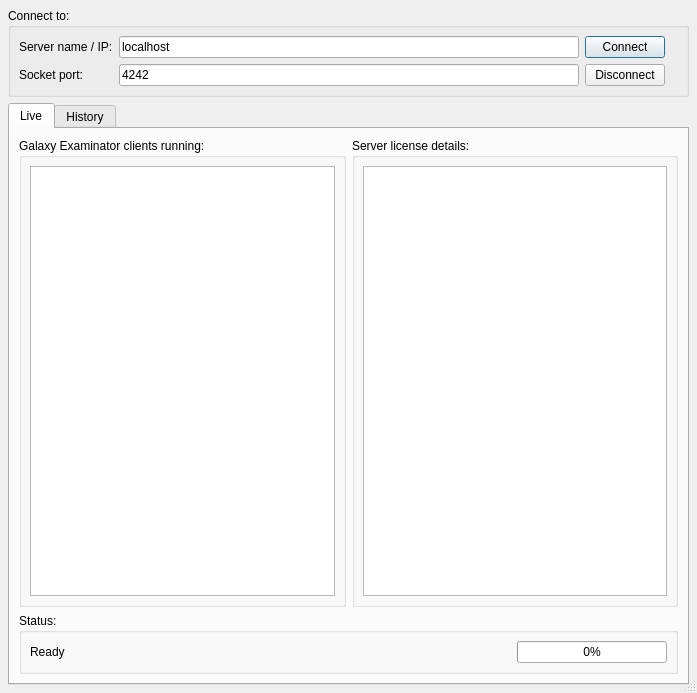
<ui version="4.0" >
 <class>LicenseStatusDialogBase</class>
 <widget class="QDialog" name="LicenseStatusDialogBase" >
  <property name="enabled" >
   <bool>true</bool>
  </property>
  <property name="geometry" >
   <rect>
    <x>0</x>
    <y>0</y>
    <width>697</width>
    <height>693</height>
   </rect>
  </property>
  <property name="windowTitle" >
   <string>GEX Licenses Status</string>
  </property>
  <property name="windowIcon" >
   <iconset resource="gex_ls.qrc" >
    <normaloff>:/gex_ls/images/resources/galaxy_icon.png</normaloff>:/gex_ls/images/resources/galaxy_icon.png</iconset>
  </property>
  <property name="sizeGripEnabled" >
   <bool>true</bool>
  </property>
  <property name="modal" >
   <bool>false</bool>
  </property>
  <layout class="QVBoxLayout" >
   <property name="spacing" >
    <number>6</number>
   </property>
   <property name="margin" >
    <number>8</number>
   </property>
   <item>
    <widget class="QGroupBox" name="GroupBox2" >
     <property name="title" >
      <string>Connect to:</string>
     </property>
     <layout class="QGridLayout" name="gridLayout_1" >
      <property name="margin" >
       <number>8</number>
      </property>
      <property name="spacing" >
       <number>6</number>
      </property>
      <item row="0" column="2" >
       <widget class="QPushButton" name="buttonConnect" >
        <property name="toolTip" >
         <string>Click this button to establish the connection with specified GEX-LM server</string>
        </property>
        <property name="text" >
         <string>Connect</string>
        </property>
       </widget>
      </item>
      <item row="1" column="0" >
       <widget class="QLabel" name="TextLabelSocketPort" >
        <property name="text" >
         <string>Socket port:</string>
        </property>
       </widget>
      </item>
      <item row="0" column="1" >
       <widget class="QLineEdit" name="LineEditServerName" >
        <property name="toolTip" >
         <string>Specify the server name or IP address of a GEX-LM server</string>
        </property>
        <property name="text" >
         <string>localhost</string>
        </property>
       </widget>
      </item>
      <item row="0" column="0" >
       <widget class="QLabel" name="TextLabelServerName" >
        <property name="text" >
         <string>Server name / IP:</string>
        </property>
       </widget>
      </item>
      <item row="0" column="3" >
       <widget class="QLabel" name="TextLabelLogo" >
        <property name="text" >
         <string/>
        </property>
        <property name="pixmap" >
         <pixmap resource="gex_ls.qrc" >:/gex_ls/images/resources/galaxy_logo.png</pixmap>
        </property>
       </widget>
      </item>
      <item row="1" column="1" >
       <widget class="QLineEdit" name="LineEditSocketPort" >
        <property name="toolTip" >
         <string>Specify the socket port# to use</string>
        </property>
        <property name="text" >
         <string>4242</string>
        </property>
       </widget>
      </item>
      <item row="1" column="2" >
       <widget class="QPushButton" name="buttonDisconnect" >
        <property name="toolTip" >
         <string>Click this button to disconnect from GEX-LM server</string>
        </property>
        <property name="text" >
         <string>Disconnect</string>
        </property>
       </widget>
      </item>
     </layout>
    </widget>
   </item>
   <item>
    <widget class="QSplitter" name="splitter" >
     <property name="sizePolicy" >
      <sizepolicy vsizetype="Expanding" hsizetype="Expanding" >
       <horstretch>0</horstretch>
       <verstretch>0</verstretch>
      </sizepolicy>
     </property>
     <property name="orientation" >
      <enum>Qt::Horizontal</enum>
     </property>
     <widget class="QTabWidget" name="tabWidgetStatus" >
      <property name="autoFillBackground" >
       <bool>false</bool>
      </property>
      <property name="currentIndex" >
       <number>0</number>
      </property>
      <widget class="QWidget" name="tab" >
       <attribute name="title" >
        <string>Live</string>
       </attribute>
       <layout class="QGridLayout" name="gridLayout" >
        <item row="0" column="0" >
         <widget class="QGroupBox" name="GroupBox4" >
          <property name="title" >
           <string>Galaxy Examinator clients running:</string>
          </property>
          <layout class="QVBoxLayout" name="_3" >
           <property name="spacing" >
            <number>6</number>
           </property>
           <property name="margin" >
            <number>8</number>
           </property>
           <item>
            <widget class="QTreeWidget" name="TreeWidgetClientsList" >
             <property name="columnCount" >
              <number>0</number>
             </property>
            </widget>
           </item>
          </layout>
         </widget>
        </item>
        <item row="0" column="1" >
         <widget class="QGroupBox" name="GroupBox3" >
          <property name="title" >
           <string>Server license details:</string>
          </property>
          <layout class="QVBoxLayout" name="_2" >
           <property name="spacing" >
            <number>6</number>
           </property>
           <property name="margin" >
            <number>8</number>
           </property>
           <item>
            <widget class="QTreeWidget" name="TreeWidgetLicenseDetails" >
             <property name="columnCount" >
              <number>0</number>
             </property>
            </widget>
           </item>
          </layout>
         </widget>
        </item>
        <item row="1" column="0" colspan="2" >
         <widget class="QGroupBox" name="GroupBox1" >
          <property name="title" >
           <string>Status:</string>
          </property>
          <layout class="QHBoxLayout" name="_4" >
           <property name="spacing" >
            <number>6</number>
           </property>
           <property name="margin" >
            <number>8</number>
           </property>
           <item>
            <widget class="QLabel" name="TextLabelStatus" >
             <property name="text" >
              <string>Ready</string>
             </property>
            </widget>
           </item>
           <item>
            <widget class="QProgressBar" name="ProgressBar" >
             <property name="sizePolicy" >
              <sizepolicy vsizetype="Fixed" hsizetype="Fixed" >
               <horstretch>0</horstretch>
               <verstretch>0</verstretch>
              </sizepolicy>
             </property>
             <property name="minimumSize" >
              <size>
               <width>150</width>
               <height>0</height>
              </size>
             </property>
             <property name="maximumSize" >
              <size>
               <width>150</width>
               <height>16777215</height>
              </size>
             </property>
             <property name="value" >
              <number>0</number>
             </property>
             <property name="orientation" >
              <enum>Qt::Horizontal</enum>
             </property>
            </widget>
           </item>
          </layout>
         </widget>
        </item>
       </layout>
      </widget>
      <widget class="QWidget" name="tab_2" >
       <attribute name="title" >
        <string>History</string>
       </attribute>
       <layout class="QGridLayout" name="gridLayout_4" >
        <item row="0" column="0" >
         <widget class="QGroupBox" name="groupBoxHistoryParameter" >
          <property name="enabled" >
           <bool>true</bool>
          </property>
          <property name="sizePolicy" >
           <sizepolicy vsizetype="Preferred" hsizetype="Preferred" >
            <horstretch>0</horstretch>
            <verstretch>0</verstretch>
           </sizepolicy>
          </property>
          <property name="title" >
           <string>Filters</string>
          </property>
          <layout class="QGridLayout" name="gridLayout_3" >
           <item row="0" column="0" >
            <layout class="QHBoxLayout" name="horizontalLayout" >
             <item>
              <widget class="QLabel" name="label" >
               <property name="sizePolicy" >
                <sizepolicy vsizetype="Preferred" hsizetype="Fixed" >
                 <horstretch>0</horstretch>
                 <verstretch>0</verstretch>
                </sizepolicy>
               </property>
               <property name="text" >
                <string>From</string>
               </property>
              </widget>
             </item>
             <item>
              <widget class="QDateEdit" name="dateEditBegin" >
               <property name="calendarPopup" >
                <bool>true</bool>
               </property>
              </widget>
             </item>
             <item>
              <widget class="QLabel" name="label_2" >
               <property name="sizePolicy" >
                <sizepolicy vsizetype="Preferred" hsizetype="Fixed" >
                 <horstretch>0</horstretch>
                 <verstretch>0</verstretch>
                </sizepolicy>
               </property>
               <property name="text" >
                <string>To</string>
               </property>
              </widget>
             </item>
             <item>
              <widget class="QDateEdit" name="dateEditEnd" >
               <property name="calendarPopup" >
                <bool>true</bool>
               </property>
              </widget>
             </item>
             <item>
              <spacer name="horizontalSpacer_2" >
               <property name="orientation" >
                <enum>Qt::Horizontal</enum>
               </property>
               <property name="sizeHint" stdset="0" >
                <size>
                 <width>328</width>
                 <height>17</height>
                </size>
               </property>
              </spacer>
             </item>
            </layout>
           </item>
           <item row="1" column="0" >
            <layout class="QHBoxLayout" name="horizontalLayout_2" >
             <item>
              <spacer name="horizontalSpacer" >
               <property name="orientation" >
                <enum>Qt::Horizontal</enum>
               </property>
               <property name="sizeHint" stdset="0" >
                <size>
                 <width>558</width>
                 <height>20</height>
                </size>
               </property>
              </spacer>
             </item>
             <item>
              <widget class="QPushButton" name="buttonFindHistory" >
               <property name="sizePolicy" >
                <sizepolicy vsizetype="Fixed" hsizetype="Fixed" >
                 <horstretch>0</horstretch>
                 <verstretch>0</verstretch>
                </sizepolicy>
               </property>
               <property name="text" >
                <string>Get...</string>
               </property>
              </widget>
             </item>
            </layout>
           </item>
          </layout>
         </widget>
        </item>
        <item row="1" column="0" >
         <widget class="QTabWidget" name="tabWidgetHistory" >
          <property name="currentIndex" >
           <number>0</number>
          </property>
          <widget class="QWidget" name="tab_3" >
           <attribute name="title" >
            <string>Raw data</string>
           </attribute>
           <layout class="QGridLayout" name="gridLayout_2" >
            <item row="0" column="0" >
             <widget class="QTreeWidget" name="TreeWidgetHistory" >
              <property name="columnCount" >
               <number>0</number>
              </property>
             </widget>
            </item>
           </layout>
          </widget>
          <widget class="QWidget" name="tab_4" >
           <attribute name="title" >
            <string>Statistics</string>
           </attribute>
           <layout class="QGridLayout" name="gridLayout_5" >
            <item row="0" column="0" >
             <widget class="QLabel" name="labelReportLocation" >
              <property name="frameShape" >
               <enum>QFrame::NoFrame</enum>
              </property>
              <property name="frameShadow" >
               <enum>QFrame::Plain</enum>
              </property>
              <property name="text" >
               <string>Report location :</string>
              </property>
             </widget>
            </item>
            <item row="0" column="1" >
             <widget class="QLineEdit" name="lineEditReportLocation" >
              <property name="readOnly" >
               <bool>true</bool>
              </property>
             </widget>
            </item>
            <item row="1" column="0" colspan="2" >
             <widget class="QTextBrowser" name="textBrowserStatistic" >
              <property name="autoFillBackground" >
               <bool>false</bool>
              </property>
              <property name="frameShape" >
               <enum>QFrame::StyledPanel</enum>
              </property>
              <property name="frameShadow" >
               <enum>QFrame::Sunken</enum>
              </property>
              <property name="autoFormatting" >
               <set>QTextEdit::AutoAll</set>
              </property>
              <property name="lineWrapMode" >
               <enum>QTextEdit::NoWrap</enum>
              </property>
              <property name="readOnly" >
               <bool>true</bool>
              </property>
              <property name="tabStopWidth" >
               <number>80</number>
              </property>
              <property name="openExternalLinks" >
               <bool>false</bool>
              </property>
              <property name="openLinks" >
               <bool>false</bool>
              </property>
             </widget>
            </item>
           </layout>
          </widget>
         </widget>
        </item>
       </layout>
      </widget>
     </widget>
    </widget>
   </item>
  </layout>
 </widget>
 <resources>
  <include location="gex_ls.qrc" />
 </resources>
 <connections/>
</ui>
